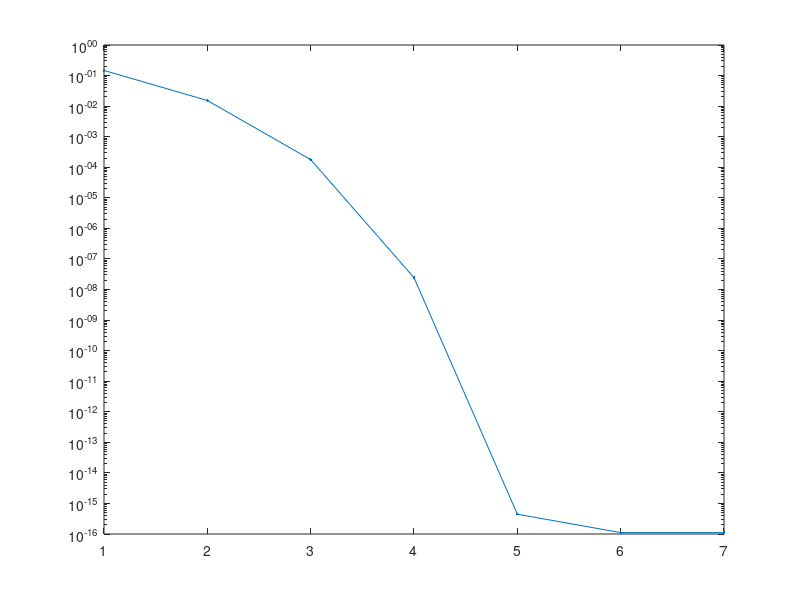

Recreate this plot in MATLAB.
%%
% We again look at finding a solution of $xe^x=2$ near $x=1$. To apply Newton's method, we need to calculate values of both the residual function $f$ and its derivative.  
f = @(x) x.*exp(x) - 2;
dfdx = @(x) exp(x).*(x+1);

%%
% We don't know the exact root, so we use the built-in |fzero| to determine the
% 'true' value.
format long,  r = fzero(f,1)

%%
% We use $x_1=1$ as a starting guess and apply the iteration in a loop,
% storing the sequence of iterates in a vector.
x = 1;
for k = 1:6
    x(k+1) = x(k) - f(x(k)) / dfdx(x(k));
end

%% 
% Here is the sequence of errors (leaving out the last value, now serving
% as our exact root). 
format short e
err = x - r

%%
% Glancing at the exponents of the errors, they form a neat doubling
% sequence until the error is comparable to machine precision. We can see
% this more precisely by taking logs.
format short
logerr = log(abs(err))

%%
% Quadratic convergence isn't so easy to spot graphically.  
semilogy(abs(err),'.-')

%%
% It looks faster than linear convergence, but it's not easy to
% say more. If we could use infinite precision, the curve would continue to
% steepen forever.